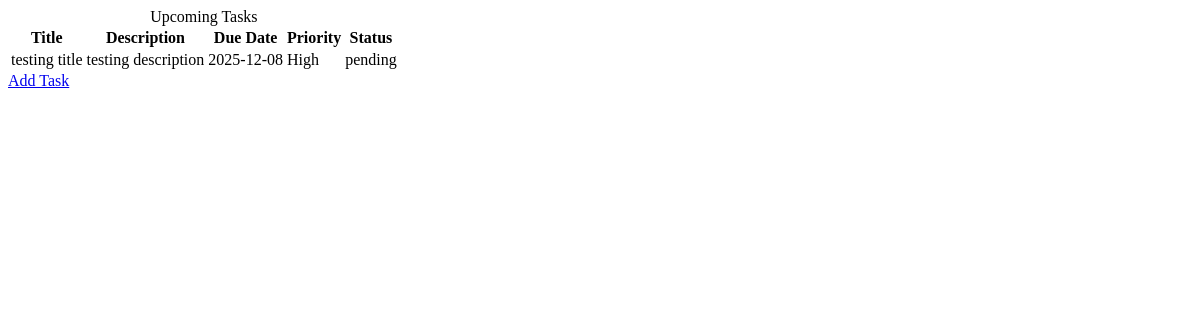
Page /list_tasks on the earlier database version.
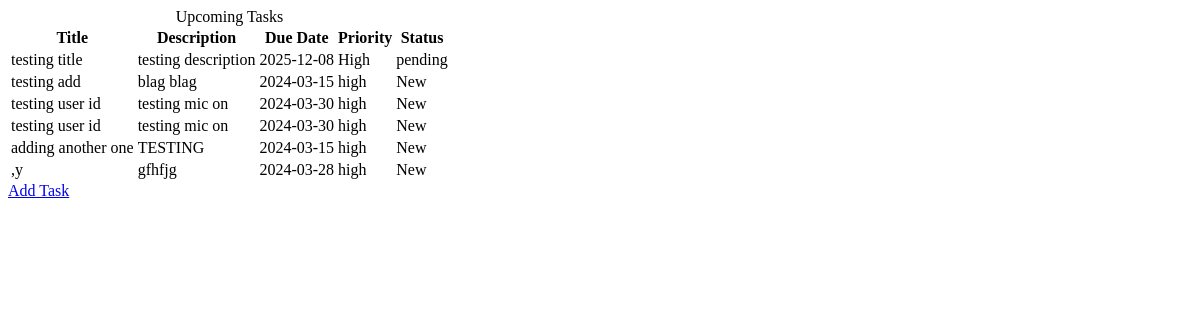
Same page on the later database version.
### tables this page shows
CREATE TABLE tasks (
    id INTEGER PRIMARY KEY AUTOINCREMENT,
    user_id INTEGER KEY,
    title TEXT NOT NULL,
    description TEXT,
    due_date DATE,
    priority TEXT DEFAULT 'High',
    status TEXT DEFAULT 'New'
);

### app.py (the view)
@app.route("/list_tasks", methods=["GET", "POST"]) #TODO:
def list_tasks():
    form = view_task_form()
    db = get_db()
    tasks = db.execute("""SELECT * FROM tasks;""").fetchall()
    if form.validate_on_submit():
        print('here')
    return render_template("view_task_form.html",tasks=tasks, form=form, caption='Upcoming Tasks')

### app.py (called while the page is built)
@app.before_request
def load_logged_in_user():
    g.user = session.get("user_id", None)

### database.py (called while the page is built)
def get_db():
    db = sqlite3.connect(DATABASE, detect_types=sqlite3.PARSE_DECLTYPES)
    db.row_factory = sqlite3.Row
    return db

### templates/view_task_form.html (shortened to what this page needs)
{% extends "base.html" %}
{% block content %}
<form action="" method="POST" novalidate>
    {% if tasks %}
    <table>
        <caption>{{ caption }}</caption>
        <tr>
            <th>Title</th>
            <th>Description</th>
            <th>Due Date</th>
            <th>Priority</th>
            <th>Status</th>
        </tr>
        {% for indivTask in tasks %}
        <tr>
            <td>{{ indivTask['title'] }}</td>
            <td>{{ indivTask['description'] }}</td>
            <td>{{ indivTask['due_date'] }}</td>
            <td>{{ indivTask['priority'] }}</td>
            <td>{{ indivTask['status'] }}</td>
        </tr>
        {% endfor %}
    </table>
    {% else %}
    <p>No tasks set</p>
    {% endif %}
    <a href="{{ url_for('add_task')}}" class="btn btn-primary ">Add Task</a>
</form>
{% endblock %}

### templates/base.html (shortened to what this page needs)
<!DOCTYPE html>
<html lang="en">
<head>
</head>
<body>
    {% block content %} {% endblock %}
</body>
</html>

Differences in the rows shown:
added tasks: title "testing add", description "blag blag", due_date "2024-03-15", priority "high", status "New"
added tasks: title "testing user id", description "testing mic on", due_date "2024-03-30", priority "high", status "New"
added tasks: title "testing user id", description "testing mic on", due_date "2024-03-30", priority "high", status "New"
added tasks: title "adding another one", description "TESTING", due_date "2024-03-15", priority "high", status "New"
added tasks: title ",y", description "gfhfjg", due_date "2024-03-28", priority "high", status "New"
